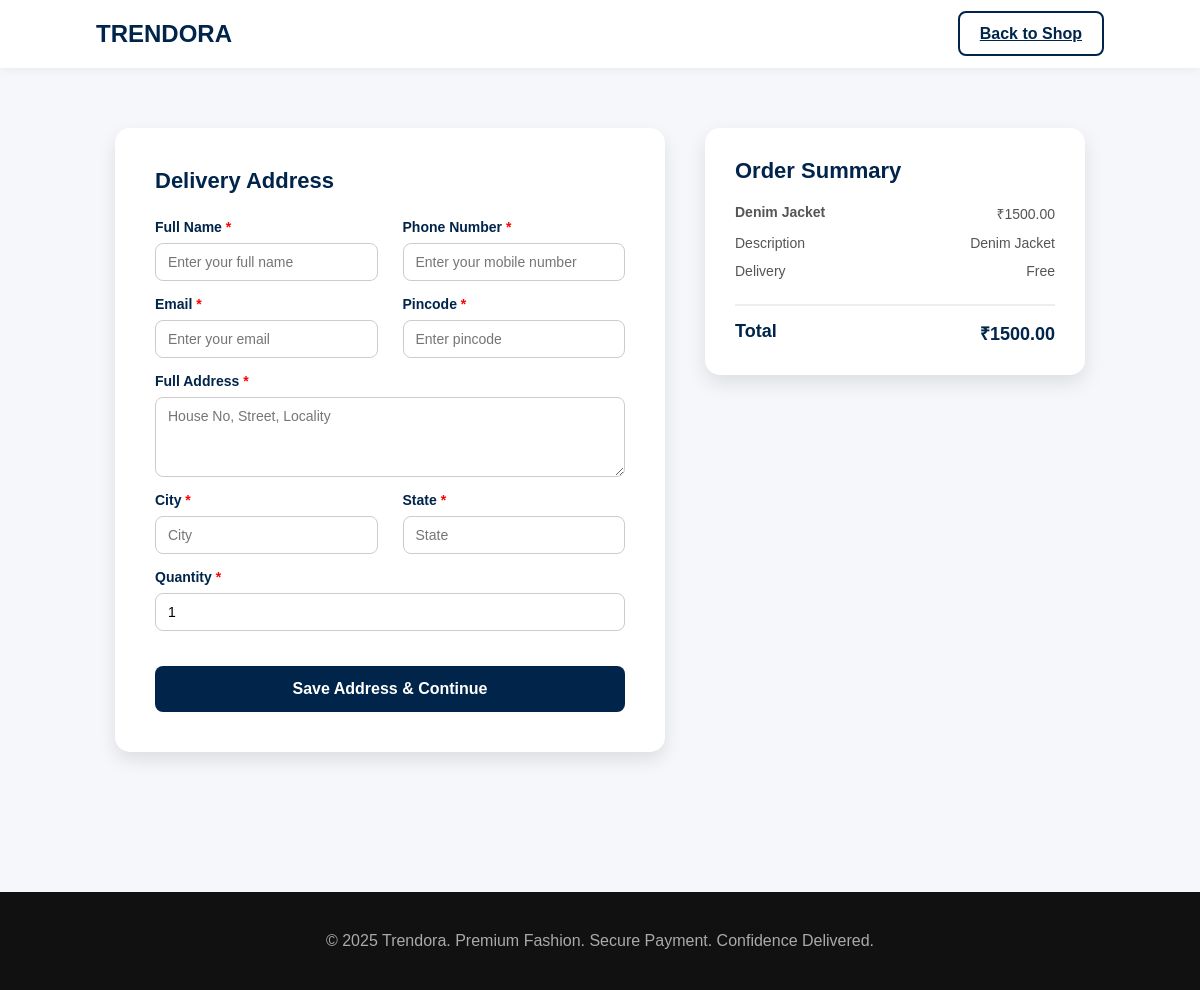
The app's page /payment/18/ (signed in) with its own data.
### store/models.py (models this page shows, shortened)
class Product(models.Model):
    name = models.CharField(max_length=255)
    description = models.TextField()
    price = models.DecimalField(max_digits=10, decimal_places=2)
    image = models.ImageField(upload_to='product_images/', null=True, blank=True)

### store/views.py (the view, shortened to what this page needs)
# urls.py: path('payment/', views.payment_view, name='payment'),
def payment(request, id):
    if not request.user.is_authenticated:
        messages.error(request, "Please login to proceed with payment.")
        return redirect('login')
    product_obj = get_object_or_404(Product, id=id)
    return render(request, "payment.html", {"Product": product_obj})

### templates/payment.html (shortened to what this page needs)
{% load static %}
<!DOCTYPE html>
<html lang="en">
<head>
  <link rel="stylesheet" href="{% static 'assets/css/payment.css' %}">
</head>
<body>
  <header>
    <div class="logo">TRENDORA</div>
    <div>
      <a href="{% url 'index' %}" class="btn" style="background:#fff;color:#01244b;border:2px solid #01244b;">Back to Shop</a>
    </div>
  </header>
  <section class="payment-container">
<section class="address-section">
    <h2>Delivery Address</h2>
    <form method="POST" id="paymentForm">
        <div class="form-row">
            <div class="form-group">
                <label>Full Name <span style="color:red;">*</span></label>
                <input type="text" name="full_name" placeholder="Enter your full name" required>
            </div>
            <div class="form-group">
                <label>Phone Number <span style="color:red;">*</span></label>
                <input type="tel" name="phone" placeholder="Enter your mobile number" pattern="[0-9]{10}" required>
            </div>
        </div>
        <div class="form-row">
            <div class="form-group">
                <label>Email <span style="color:red;">*</span></label>
                <input type="email" name="email" placeholder="Enter your email" required>
            </div>
            <div class="form-group">
                <label>Pincode <span style="color:red;">*</span></label>
                <input type="number" name="pincode" placeholder="Enter pincode" required>
            </div>
        </div>
        <div class="form-group full">
            <label>Full Address <span style="color:red;">*</span></label>
            <textarea name="address" placeholder="House No, Street, Locality" required></textarea>
        </div>
        <div class="form-row">
            <div class="form-group">
                <label>City <span style="color:red;">*</span></label>
                <input type="text" name="city" placeholder="City" required>
            </div>
            <div class="form-group">
                <label>State <span style="color:red;">*</span></label>
                <input type="text" name="state" placeholder="State" required>
            </div>
        </div>
        <div class="form-row">
            <div class="form-group">
                <label>Quantity <span style="color:red;">*</span></label>
                <input type="number" name="quantity" placeholder="Quantity" value="1" min="1" required>
            </div>
        </div>
        <button type="button" class="btn primary large" onclick="showPaymentFields()">Save Address & Continue</button>
</section>
    <div class="order-summary">
      <h3>Order Summary</h3>
      <div class="summary-item">
        <span><strong>{{ Product.name }}</strong></span>
        <span>₹{{ Product.price }}</span>
      </div>
      {% if Product.description %}
      <div class="summary-item">
        <span>Description</span>
        <span>{{ Product.description }}</span>
      </div>
      {% endif %}
      <div class="summary-item">
        <span>Delivery</span>
        <span>Free</span>
      </div>
      <div class="summary-total">
        <span>Total</span>
        <span>₹{{ Product.price }}</span>
      </div>
    </div>
  </section>
  <footer>
    <p>© 2025 Trendora. Premium Fashion. Secure Payment. Confidence Delivered.</p>
  </footer>
</body>
</html>

### static/assets/css/payment.css (style rules this page uses)
* { margin: 0; padding: 0; box-sizing: border-box; font-family: 'Poppins', sans-serif; }
body { background: #f5f7fa; color: #333; }
header { background: #fff; padding: 20px 8%; display: flex; justify-content: space-between; align-items: center; box-shadow: 0 2px 10px rgba(0,0,0,0.05); }
.logo { font-size: 24px; font-weight: 700; color: #01244b; text-transform: uppercase; }
.address-section { width: 100%; max-width: 550px; padding: 40px; background: white; border-radius: 15px; box-shadow: 0 8px 18px rgba(0, 0, 0, 0.1); }
.address-section h2 { color: #01244b; margin-bottom: 25px; font-size: 22px; }
.form-row { display: flex; gap: 25px; margin-bottom: 15px; }
.form-group { flex: 1; display: flex; flex-direction: column; }
.form-group label { margin-bottom: 8px; font-weight: 600; color: #01244b; font-size: 14px; }
.form-group input, .form-group textarea { padding: 10px 12px; border: 1px solid #ccc; border-radius: 8px; font-size: 14px; transition: 0.3s; }
.form-group.full { margin-bottom: 15px; }
.form-group.full textarea { height: 80px; resize: vertical; }
.btn.large { margin-top: 20px; padding: 14px 24px; font-size: 16px; width: 100%; }
.payment-container { display: flex; justify-content: center; align-items: flex-start; gap: 40px; padding: 60px 8%; flex-wrap: wrap; }
.btn { background: #01244b; color: #fff; text-align: center !important; padding: 12px 20px; border: none; border-radius: 8px; font-size: 16px; font-weight: 600; cursor: pointer; transition: all 0.3s ease; width: 100%; }
.order-summary { width: 100%; max-width: 380px; background: #fff; padding: 30px; border-radius: 15px; box-shadow: 0 8px 20px rgba(0,0,0,0.1); height: fit-content; }
.order-summary h3 { font-size: 22px; color: #01244b; margin-bottom: 20px; }
.summary-item { display: flex; justify-content: space-between; margin-bottom: 12px; color: #555; font-size: 14px; }
.summary-total { display: flex; justify-content: space-between; margin-top: 25px; font-weight: 600; font-size: 18px; border-top: 2px solid #eee; padding-top: 15px; color: #01244b; }
footer { background: #111; color: #aaa; text-align: center; padding: 40px 0; margin-top: 80px; }

### records on screen
Product: name "Denim Jacket", price "1500.00", description "Denim Jacket"
